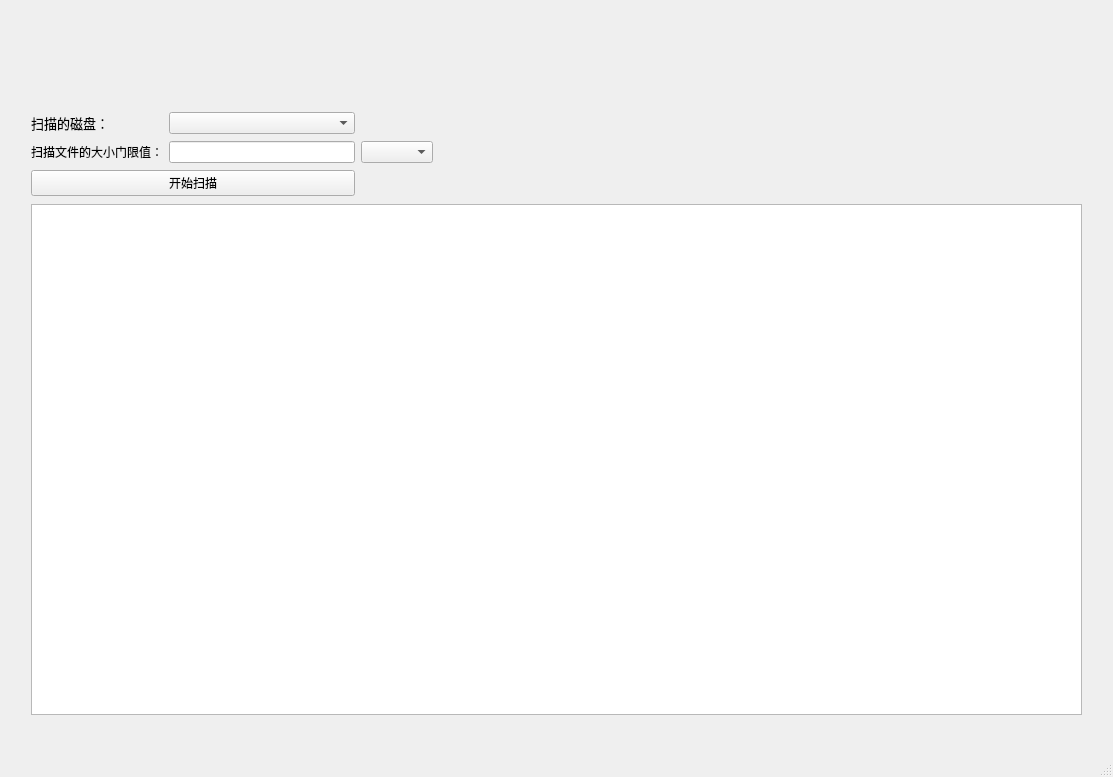
<?xml version="1.0" encoding="UTF-8"?>
<ui version="4.0">
 <class>MainWindow</class>
 <widget class="QMainWindow" name="MainWindow">
  <property name="geometry">
   <rect>
    <x>0</x>
    <y>0</y>
    <width>1113</width>
    <height>777</height>
   </rect>
  </property>
  <property name="windowTitle">
   <string>扫描大文件</string>
  </property>
  <widget class="QWidget" name="centralwidget">
   <widget class="QTreeView" name="treeView">
    <property name="geometry">
     <rect>
      <x>31</x>
      <y>204</y>
      <width>1051</width>
      <height>511</height>
     </rect>
    </property>
   </widget>
   <widget class="QLabel" name="label_3">
    <property name="geometry">
     <rect>
      <x>470</x>
      <y>110</y>
      <width>191</width>
      <height>81</height>
     </rect>
    </property>
    <property name="text">
     <string/>
    </property>
   </widget>
   <widget class="QWidget" name="">
    <property name="geometry">
     <rect>
      <x>31</x>
      <y>111</y>
      <width>402</width>
      <height>86</height>
     </rect>
    </property>
    <layout class="QGridLayout" name="gridLayout">
     <item row="0" column="0">
      <widget class="QLabel" name="label">
       <property name="text">
        <string>&lt;html&gt;&lt;head/&gt;&lt;body&gt;&lt;p&gt;&lt;span style=&quot; font-size:10pt;&quot;&gt;扫描的磁盘：&lt;/span&gt;&lt;/p&gt;&lt;/body&gt;&lt;/html&gt;</string>
       </property>
      </widget>
     </item>
     <item row="0" column="1">
      <widget class="QComboBox" name="comboBox_disk_name"/>
     </item>
     <item row="1" column="0">
      <widget class="QLabel" name="label_2">
       <property name="text">
        <string>扫描文件的大小门限值：</string>
       </property>
      </widget>
     </item>
     <item row="1" column="1">
      <widget class="QLineEdit" name="lineEdit_threshold"/>
     </item>
     <item row="1" column="2">
      <widget class="QComboBox" name="comboBox_unit"/>
     </item>
     <item row="2" column="0" colspan="2">
      <widget class="QPushButton" name="pushButton">
       <property name="text">
        <string>开始扫描</string>
       </property>
      </widget>
     </item>
    </layout>
   </widget>
  </widget>
  <widget class="QMenuBar" name="menubar">
   <property name="geometry">
    <rect>
     <x>0</x>
     <y>0</y>
     <width>1113</width>
     <height>26</height>
    </rect>
   </property>
  </widget>
  <widget class="QStatusBar" name="statusbar"/>
 </widget>
 <resources/>
 <connections/>
</ui>
